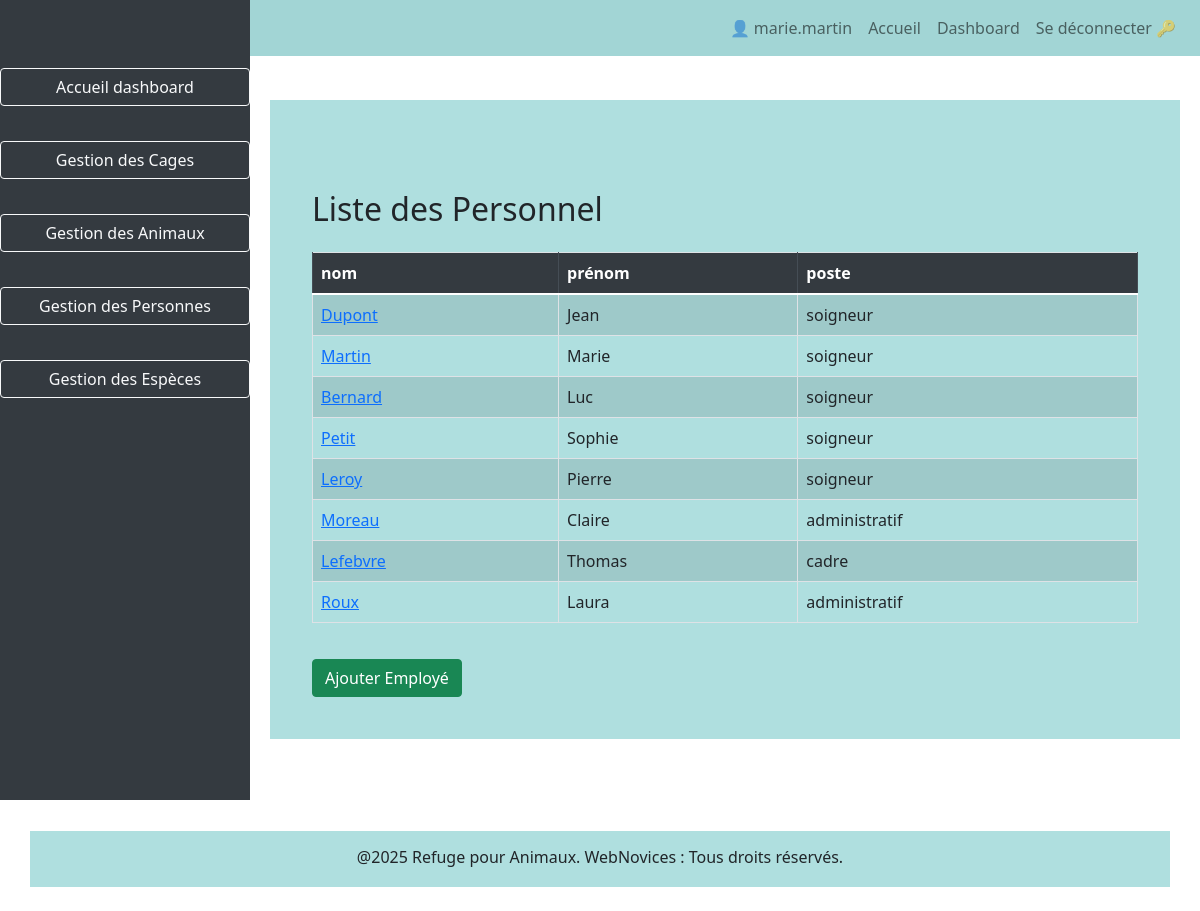
The page /?page=dashboard&table=personnel (signed in) on the database its author committed.
### tables this page shows
CREATE TABLE `personnel` (
  `id_personnel` int NOT NULL AUTO_INCREMENT,
  `nom` varchar(100) DEFAULT NULL,
  `prenom` varchar(100) DEFAULT NULL,
  `poste` enum('soigneur','administratif','cadre') DEFAULT NULL,
  `login` varchar(50) DEFAULT NULL,
  `mot_de_passe` varchar(255) DEFAULT NULL,
  `IsArchived` tinyint(1) DEFAULT '0',
  `role` varchar(100) NOT NULL DEFAULT 'admin',
  PRIMARY KEY (`id_personnel`)
);

### www/src/model/Personnel.php (called while the page is built, shortened)
<?php
class Personnel
{
    public function getAllPersonnel()
    {
        try {
            $mysqlClient = dbConnect();
            $personnelStatement = $mysqlClient->prepare('SELECT * FROM personnel');
            $personnelStatement->execute();
            $personnels = $personnelStatement->fetchAll();
            return $personnels;
        } catch (Exception $exception) {
            die('Erreur : ' . $exception->getMessage());
        }
    }
}

### www/src/template/tablePersonnel.php (the view)
<?php
require_once (dirname(__DIR__,1).'/model/Personnel.php');
$personnel = new Personnel;
$listPersonnel = $personnel->getAllPersonnel();
?>
<div class="container mt-4">
    <h2 class="mb-4">Liste des Personnel</h2>
    <table class="table table-bordered table-striped">
        <thead class="thead-dark">
            <tr>
                <th>nom</th>
                <th>prénom</th>
                <th>poste</th>
            </tr>
        </thead>
        <tbody>
            <?php
            foreach ($listPersonnel as $personne) {
                echo "<tr>";
                echo "<td><a href='?page=dashboard&table=employe&id=" . $personne['id_personnel'] . "'>" . htmlspecialchars($personne['nom']) . "</a></td>";
                echo "<td>" . htmlspecialchars($personne['prenom']) . "</td>";
                echo "<td>" . htmlspecialchars($personne['poste']) . "</td>";
                echo "</tr>";
            }
            ?>
        </tbody>
    </table>
    <button class="btn btn-success" data-toggle="modal" data-target="#addUserModal">Ajouter Employé</button>
</div>

### www/src/template/dashboard.php (style rules this page uses)
.btn { margin-top: 20px; background: green; }

### www/src/template/footer.php (style rules this page uses)
.container { background-color: #AFDFDF; padding: 14px; }

### rows shown on the page
personnel: nom "Dupont", prenom "Jean", poste "soigneur"
personnel: nom "Martin", prenom "Marie", poste "soigneur"
personnel: nom "Bernard", prenom "Luc", poste "soigneur"
personnel: nom "Petit", prenom "Sophie", poste "soigneur"
personnel: nom "Leroy", prenom "Pierre", poste "soigneur"
personnel: nom "Moreau", prenom "Claire", poste "administratif"
personnel: nom "Lefebvre", prenom "Thomas", poste "cadre"
personnel: nom "Roux", prenom "Laura", poste "administratif"

### other values the page prints
$_SESSION['login'] "marie.martin"
